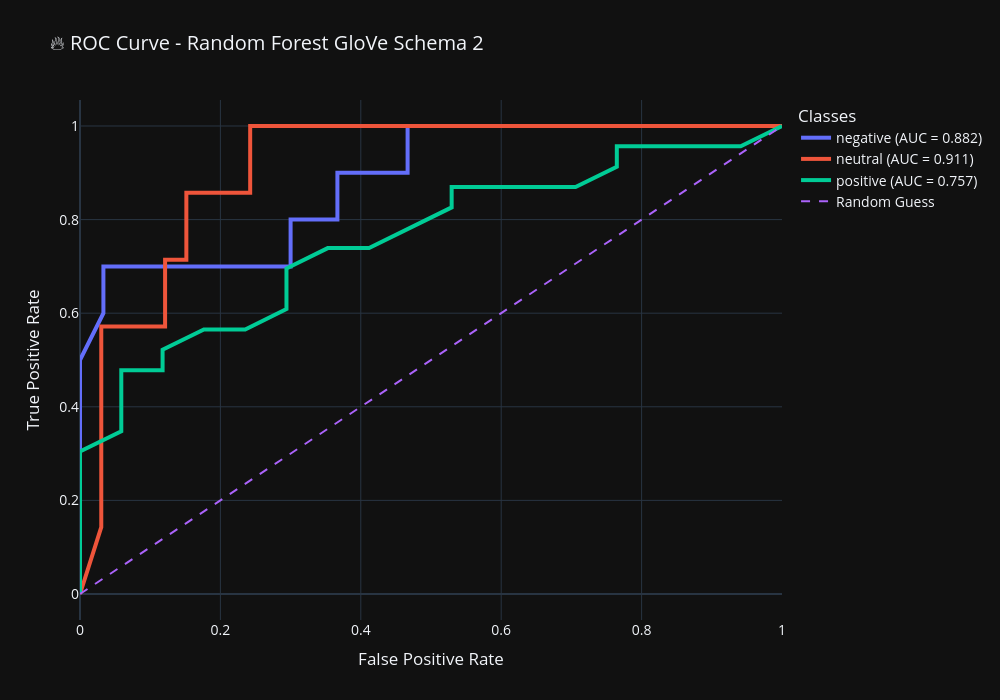

Source (notebook cell):
### Code cell
from sklearn.metrics import roc_curve, auc
from sklearn.preprocessing import label_binarize
import plotly.graph_objects as go
import numpy as np

# =========================
# PREPARE SCHEMA 2 DATA
# =========================
X = np.nan_to_num(emb_b, nan=0.0, posinf=0.0, neginf=0.0)

X_train, X_test, y_train, y_test = train_test_split(
    X, y,
    test_size=0.2,
    random_state=42,
    stratify=y
)

# =========================
# PREDICT PROBABILITIES
# =========================
y_score = rf_b.predict_proba(X_test)

# =========================
# BINARIZE LABELS
# =========================
n_classes = len(encoder.classes_)
y_test_bin = label_binarize(y_test, classes=np.arange(n_classes))

# =========================
# CREATE ROC FIGURE
# =========================
fig = go.Figure()

for i, class_name in enumerate(encoder.classes_):
    fpr, tpr, _ = roc_curve(y_test_bin[:, i], y_score[:, i])
    roc_auc = auc(fpr, tpr)

    fig.add_trace(go.Scatter(
        x=fpr,
        y=tpr,
        mode="lines",
        name=f"{class_name} (AUC = {roc_auc:.3f})",
        line=dict(width=4)
    ))

# Random baseline
fig.add_trace(go.Scatter(
    x=[0, 1],
    y=[0, 1],
    mode="lines",
    name="Random Guess",
    line=dict(dash="dash")
))

# =========================
# STYLE
# =========================
fig.update_layout(
    template="plotly_dark",
    title="🔥 ROC Curve - Random Forest GloVe Schema 2",
    xaxis_title="False Positive Rate",
    yaxis_title="True Positive Rate",
    width=1000,
    height=700,
    font=dict(size=14),
    legend_title="Classes"
)

fig.show()

### Figure 1 — Plotly figure (JSON) as saved in the notebook; plotly's stock layout.template omitted (floating-point values rounded to 4 significant figures)
{"data": [{"line": {"width": 4}, "mode": "lines", "name": "negative (AUC = 0.882)", "type": "scatter", "x": [0, 0, 0, 0.03333, 0.03333, 0.3, 0.3, 0.3667, 0.3667, 0.4667, 0.4667, 0.6667, 0.7333, 0.8667, 1], "y": [0, 0.1, 0.5, 0.6, 0.7, 0.7, 0.8, 0.8, 0.9, 0.9, 1, 1, 1, 1, 1]}, {"line": {"width": 4}, "mode": "lines", "name": "neutral (AUC = 0.911)", "type": "scatter", "x": [0, 0.0303, 0.0303, 0.1212, 0.1212, 0.1515, 0.1515, 0.2424, 0.2424, 0.3636, 0.4242, 0.5152, 0.5758, 0.6667, 0.7879, 0.8788, 1], "y": [0, 0.1429, 0.5714, 0.5714, 0.7143, 0.7143, 0.8571, 0.8571, 1, 1, 1, 1, 1, 1, 1, 1, 1]}, {"line": {"width": 4}, "mode": "lines", "name": "positive (AUC = 0.757)", "type": "scatter", "x": [0, 0, 0, 0.05882, 0.05882, 0.1176, 0.1176, 0.1765, 0.2353, 0.2941, 0.2941, 0.3529, 0.4118, 0.5294, 0.5294, 0.7059, 0.7647, 0.7647, 0.9412, 1], "y": [0, 0.04348, 0.3043, 0.3478, 0.4783, 0.4783, 0.5217, 0.5652, 0.5652, 0.6087, 0.6957, 0.7391, 0.7391, 0.8261, 0.8696, 0.8696, 0.913, 0.9565, 0.9565, 1]}, {"line": {"dash": "dash"}, "mode": "lines", "name": "Random Guess", "type": "scatter", "x": [0, 1], "y": [0, 1]}], "layout": {"font": {"size": 14}, "height": 700, "legend": {"title": {"text": "Classes"}}, "title": {"text": "🔥 ROC Curve - Random Forest GloVe Schema 2"}, "width": 1000, "xaxis": {"title": {"text": "False Positive Rate"}}, "yaxis": {"title": {"text": "True Positive Rate"}}}}
